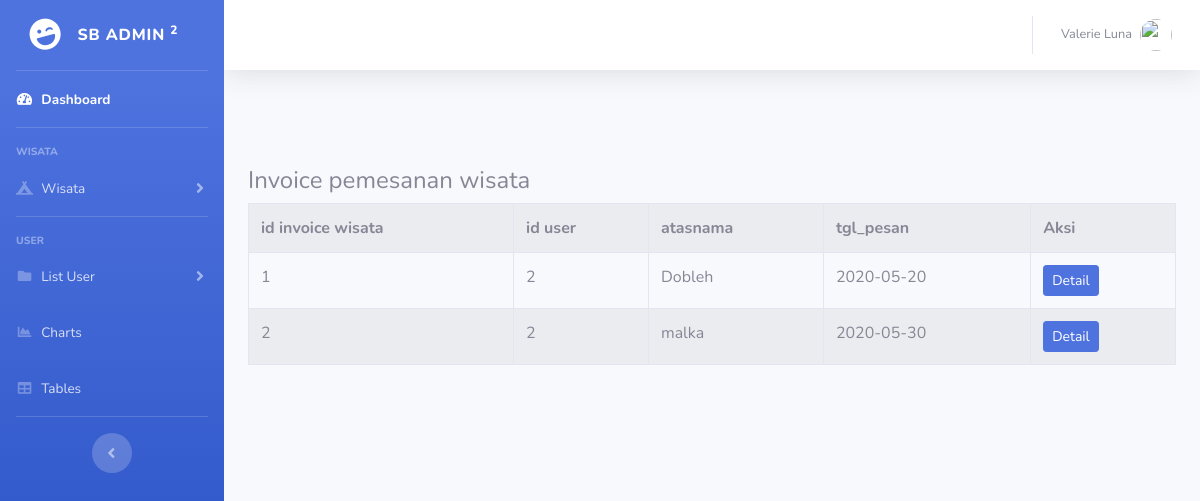
/index.php/c_admin/inv_wis, run on an earlier commit of the app's database.
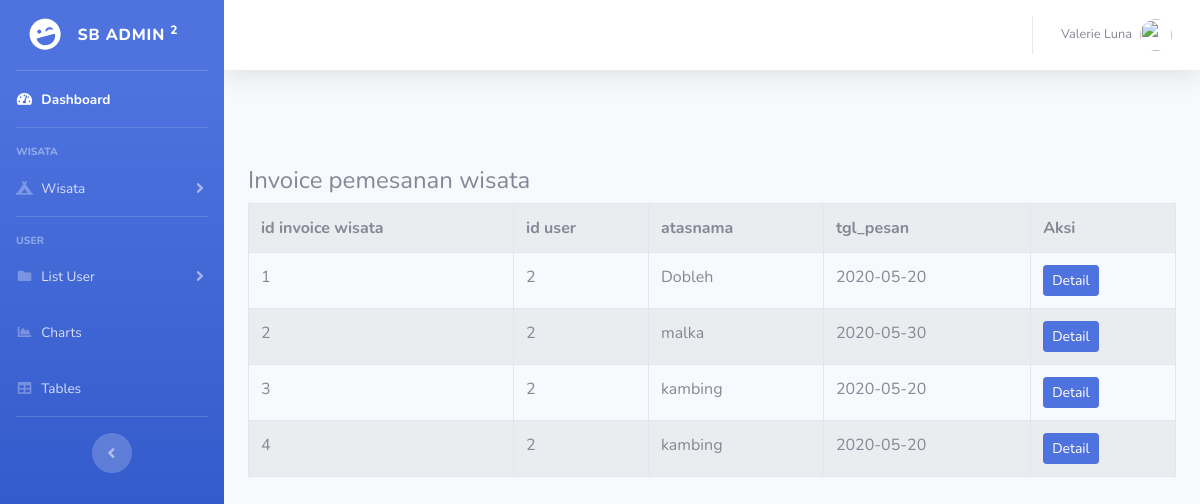
And on a later commit of the database.
### tables this page shows
CREATE TABLE `inv_wis` (
  `id` int(11) NOT NULL,
  `us_id` int(11) NOT NULL,
  `atasnama` varchar(30) NOT NULL,
  `tgl_pesan` date NOT NULL
);

### application/controllers/C_admin.php (called while the page is built, shortened)
<?php
class C_admin extends CI_Controller {
	function __construct(){
		$this->load->model('M_wisata');
	}
	public function inv_wis(){
		$data['inv_wis'] = $this->M_inv_wis->tampil_data();
		$this->load->view('templates/admin/header');
		$this->load->view('templates/admin/sidebar');
		$this->load->view('admin/a_inv_wis',$data);
		$this->load->view('templates/admin/footer');
	}
}
?>

### index.php (called while the page is built, shortened)
<?php
require_once BASEPATH.'core/CodeIgniter.php';

### application/models/M_inv_wis.php (called while the page is built, shortened)
<?php
class M_inv_wis extends CI_Model{
    public function tampil_data()
    {
       $result= $this->db->get('inv_wis');
       if ($result->num_rows()>0) {
           return $result->result();
       }else{
           return false;
       }
    }
}

### application/views/admin/a_inv_wis.php (the view)
<br><br><br>
<div class="container-fluid">
    <h4>Invoice pemesanan wisata</h4>
    <table class ="table table-bordered table-striped table-hover">
        <tr>
            <th>id invoice wisata</th>
            <th>id user</th>
            <th>atasnama</th>
            <th>tgl_pesan</th>
            <th>Aksi</th>
        </tr>
        <?php foreach ($inv_wis as $inv):  ?>
        <tr>
            <td><?php echo $inv->id?></td>
            <td><?php echo $inv->us_id?></td>
            <td><?php echo $inv->atasnama?></td>
            <td><?php echo $inv->tgl_pesan?></td>
            <td><?php echo anchor('C_admin/detail_inv_wis/'.$inv->id,'<div class="btn btn-sm btn-primary">Detail</div>');  ?></td>
        </tr>
        <?php endforeach; ?>
    </table>
</div>

What changed in the data, as far as the page shows it:
added inv_wis: id "3", us "2", atasnama "kambing", tgl_pesan "2020-05-20", id "Detail"
added inv_wis: id "4", us "2", atasnama "kambing", tgl_pesan "2020-05-20", id "Detail"
